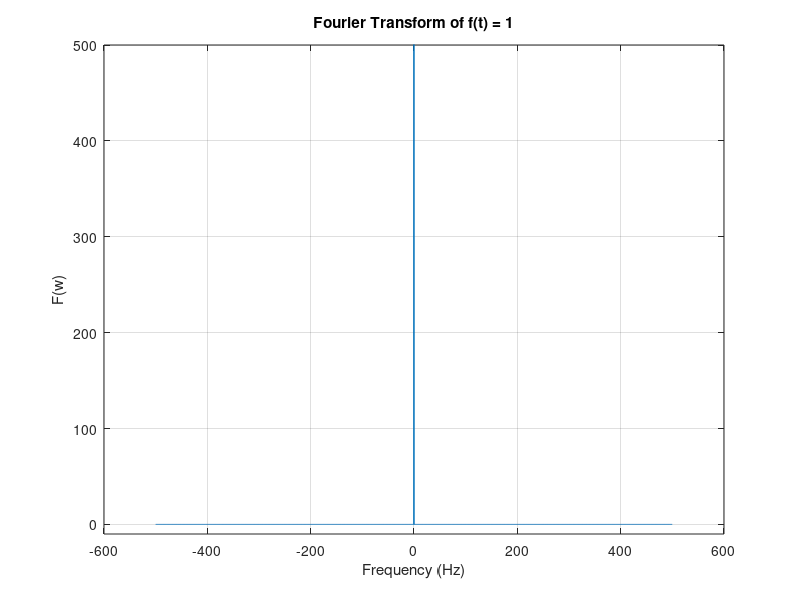

Write MATLAB code to recreate this figure.
fs = 1000;
t = -2:1/fs:2;
a = 1;
y = a * ones(size(t));
y1 = fft(y);
f = (-length(y)/2:length(y)/2-1) * fs/length(y);
y_shifted = fftshift(y1);
plot(f, abs(y_shifted));
xlabel('Frequency (Hz)');
ylabel('F(w)');
ylim([-10 500]);
title('Fourier Transform of f(t) = 1');
grid on